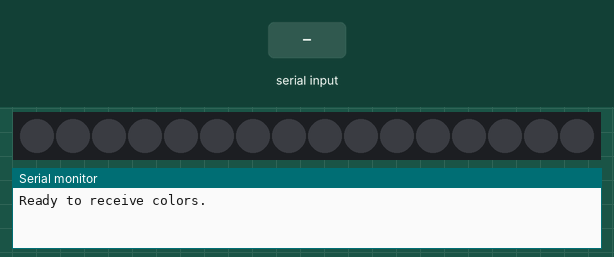
Recording of a sketch running on a simulated Arduino Uno, built with avr-gcc and run on an emulated ATmega328P. On the bench: 16 RGB LEDs in strip order, left to right, the last lines printed to the serial monitor. The inputs (shaded band) are chosen by the test bench. Dim RGB values are drawn brighter than linear.

Above: at 1.2 s.
1.3 s: "90,45,200\n" received over Serial
At 1.6 s:
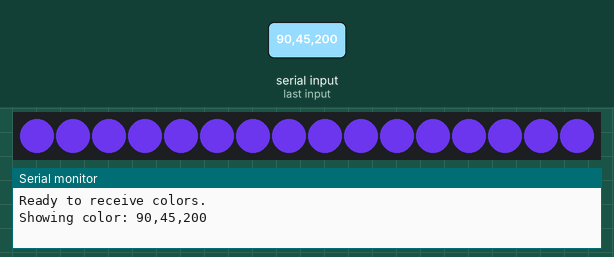
2.8 s: "30,150,10\n" received over Serial
At 4.0 s:
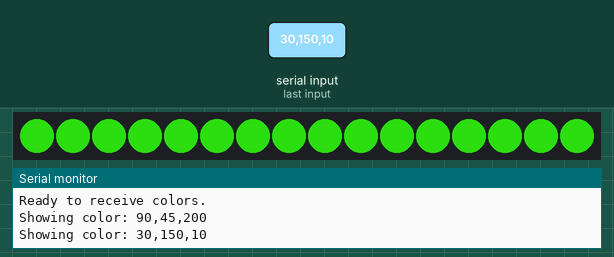
4.3 s: "90,45\n" received over Serial
At 5.8 s:
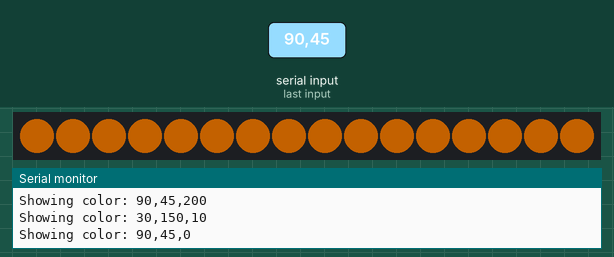
6.8 s: "5\n" received over Serial
At 9.6 s:
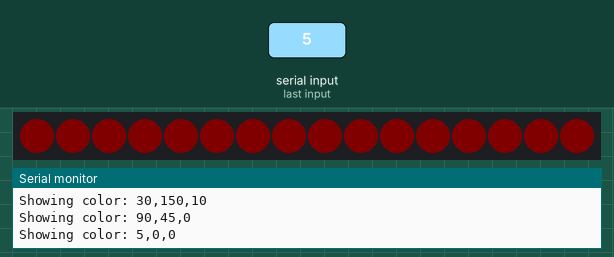
9.8 s: "1,90,45\n" received over Serial
At 10.4 s:
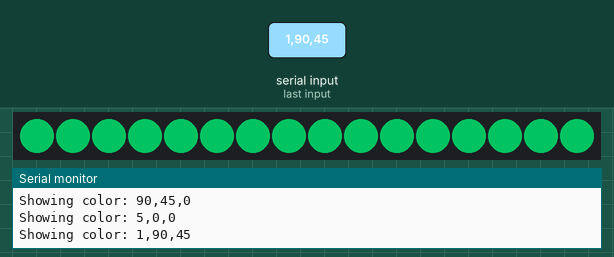
Timing chart, 0 to 12.3 s (numbered marks = the images above; inputs shaded):
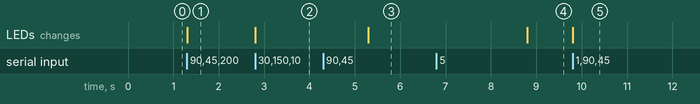

The sketch:

Led_Colour_Strip.ino
```cpp
/* LedStripColorTester: Example Arduino sketch that lets you
 * type in a color on a PC and see it on the LED strip.
 *
 * To use this, you will need to plug an Addressable RGB LED
 * strip from Pololu into pin 12.  After uploading the sketch,
 * select "Serial Monitor" from the "Tools" menu.  In the input
 * box, type a color and press enter.
 *
 * The format of the color should be "R,G,B!" where R, G, and B
 * are numbers between 0 and 255 representing the brightnesses
 * of the red, green, and blue components respectively.
 *
 * For example, to get green, you could type:
 *   40,100,0!
 *
 * You can leave off the exclamation point if you change the
 * Serial Monitor's line ending setting to be "Newline" instead
 * of "No line ending".
 *
 * Please note that this sketch only transmits colors to the
 * LED strip after it receives them from the computer, so if
 * the LED strip loses power it will be off until you resend
 * the color.
 */

#include <PololuLedStrip.h>

// Create an ledStrip object and specify the pin it will use.
PololuLedStrip<12> ledStrip;

// Create a buffer for holding the colors (3 bytes per color).
#define LED_COUNT 16
rgb_color colors[LED_COUNT];

void setup()
{
  // Start up the serial port, for communication with the PC.
  Serial.begin(115200);
  Serial.println("Ready to receive colors.");
}

void loop()
{
  // If any digit is received, we will go into integer parsing mode
  // until all three calls to parseInt return an interger or time out.
  if (Serial.available())
  {
    char c = Serial.peek();
    if (!(c >= '0' && c <= '9'))
    {
      Serial.read(); // Discard non-digit character
    }
    else
    {
      // Read the color from the computer.
      rgb_color color;
      color.red = Serial.parseInt();
      color.green = Serial.parseInt();
      color.blue = Serial.parseInt();

      // Update the colors buffer.
      for(uint16_t i = 0; i < LED_COUNT; i++)
      {
        colors[i] = color;
      }

      // Write to the LED strip.
      ledStrip.write(colors, LED_COUNT);

      Serial.print("Showing color: ");
      Serial.print(color.red);
      Serial.print(",");
      Serial.print(color.green);
      Serial.print(",");
      Serial.println(color.blue);
    }
  }
}
```

Measured:
- after the input at 1.3 s, the LEDs: change at once (image 1)
- after the input at 2.8 s, the LEDs: change at once (image 2)
- after the input at 4.3 s, the LEDs: change after 1.0 s (image 3)
- after the input at 6.8 s, the LEDs: change after 2.0 s (image 4)
- after the input at 9.8 s, the LEDs: change at once (image 5)
